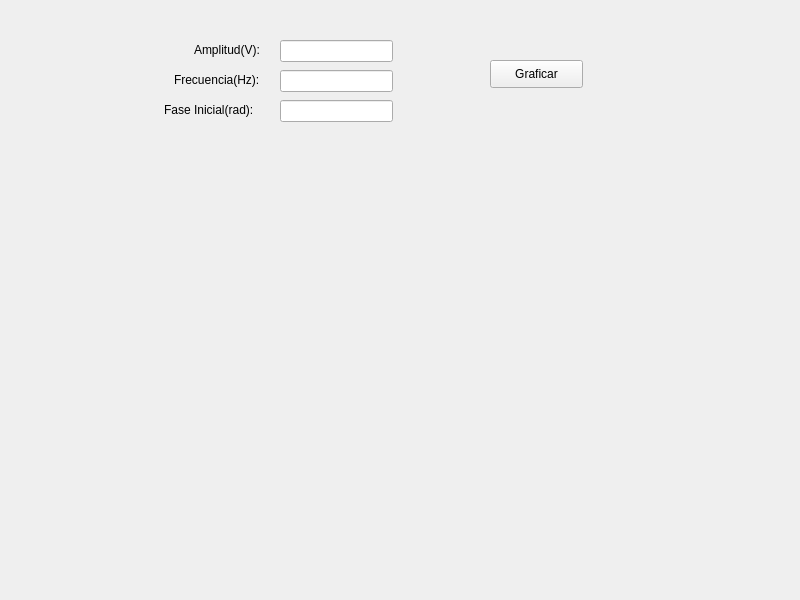
<?xml version="1.0" encoding="UTF-8"?>
<ui version="4.0">
 <class>MainWindow</class>
 <widget class="QMainWindow" name="MainWindow">
  <property name="geometry">
   <rect>
    <x>0</x>
    <y>0</y>
    <width>800</width>
    <height>600</height>
   </rect>
  </property>
  <property name="windowTitle">
   <string>MainWindow</string>
  </property>
  <widget class="QWidget" name="centralwidget">
   <widget class="QLabel" name="label">
    <property name="geometry">
     <rect>
      <x>194</x>
      <y>40</y>
      <width>71</width>
      <height>20</height>
     </rect>
    </property>
    <property name="text">
     <string>Amplitud(V):</string>
    </property>
   </widget>
   <widget class="QLabel" name="label_2">
    <property name="geometry">
     <rect>
      <x>174</x>
      <y>70</y>
      <width>91</width>
      <height>20</height>
     </rect>
    </property>
    <property name="text">
     <string>Frecuencia(Hz):</string>
    </property>
   </widget>
   <widget class="QLabel" name="label_3">
    <property name="geometry">
     <rect>
      <x>164</x>
      <y>100</y>
      <width>101</width>
      <height>20</height>
     </rect>
    </property>
    <property name="text">
     <string>Fase Inicial(rad):</string>
    </property>
   </widget>
   <widget class="QLineEdit" name="lineEdit">
    <property name="geometry">
     <rect>
      <x>280</x>
      <y>40</y>
      <width>113</width>
      <height>22</height>
     </rect>
    </property>
   </widget>
   <widget class="QLineEdit" name="lineEdit_2">
    <property name="geometry">
     <rect>
      <x>280</x>
      <y>70</y>
      <width>113</width>
      <height>22</height>
     </rect>
    </property>
   </widget>
   <widget class="QLineEdit" name="lineEdit_3">
    <property name="geometry">
     <rect>
      <x>280</x>
      <y>100</y>
      <width>113</width>
      <height>22</height>
     </rect>
    </property>
   </widget>
   <widget class="QPushButton" name="pushButton">
    <property name="geometry">
     <rect>
      <x>490</x>
      <y>60</y>
      <width>93</width>
      <height>28</height>
     </rect>
    </property>
    <property name="text">
     <string>Graficar</string>
    </property>
   </widget>
   <widget class="QWidget" name="verticalLayoutWidget">
    <property name="geometry">
     <rect>
      <x>60</x>
      <y>180</y>
      <width>661</width>
      <height>381</height>
     </rect>
    </property>
    <layout class="QVBoxLayout" name="verticalLayout"/>
   </widget>
  </widget>
 </widget>
 <resources/>
 <connections/>
</ui>
